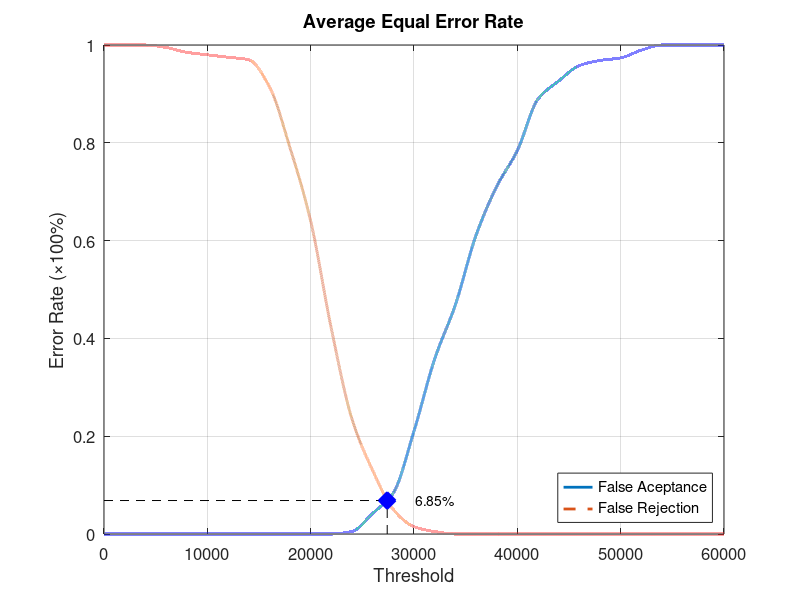
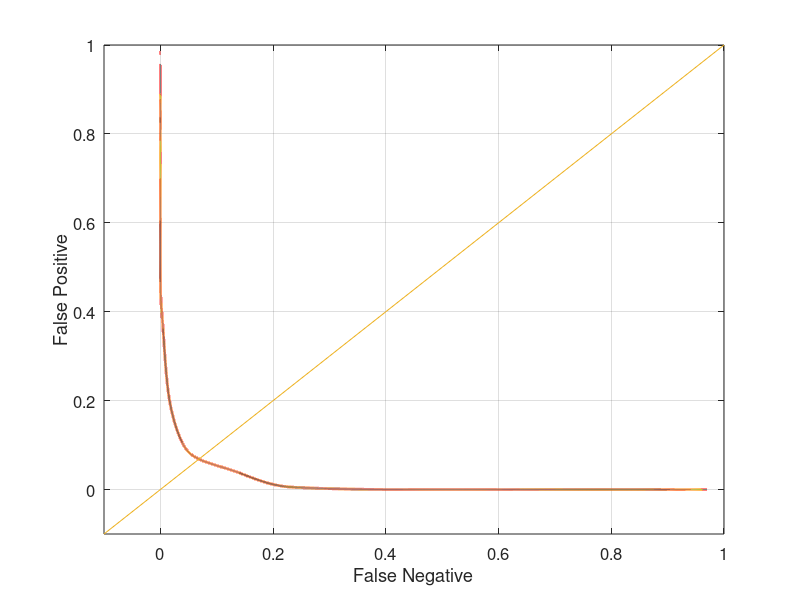

These figures' MATLAB source, in order:
function yEER = Database5_4
close all;
clear;
clc;
x = 0:2000:60000;
xq = 0:0.5:60000;

y0 = [0 0 0 0 0 0 0 0 0 0 0 0 0.00526316 0.0421053 0.0842105 0.210526 0.357895 0.468421 0.610526 0.710526 0.784211 0.889474 0.926316 0.957895 0.968421 0.973684 0.989474 1 1 1 1];
yy0 = interp1(x, y0, xq, 'pchip');
y1 = [1 1 1 0.995 0.985 0.98 0.975 0.97 0.915 0.79 0.64 0.42 0.235 0.13 0.05 0.015 0.005 0 0 0 0 0 0 0 0 0 0 0 0 0 0];
yy1 = interp1(x, y1, xq, 'pchip');

% Calculating EER: 
y2 = abs(y0 - y1);
find(y2 == min(y2))
yy2 = abs(yy0 - yy1);
xEER = find(yy2 == min(yy2));
xEERIndex = xq(xEER) % X-axis EER
yEER = yy0(xEER) % Y-axis EER

main = figure
plot(xq, yy0,'-','LineWidth', 2);	hold on
plot(xq, yy1,'--','LineWidth', 2);	hold on
plot([xEERIndex xEERIndex], [0 yEER], 'k--');	hold on
plot([0 xEERIndex], [yEER yEER], 'k--');	hold on
plot(xEERIndex, yEER, 'bx', 'LineWidth', 10);	hold on
text(xEERIndex + 10 * xEERIndex / 100, yEER, [num2str(round((10000 * yEER)) / 100) '%'])
legend('False Aceptance', 'False Rejection', 'Location', 'SouthEast')
xlabel('Threshold')
ylabel('Error Rate (\times100%)')
title('Average Equal Error Rate')
set(gca, 'FontSize', 12)
axis([0 60000 0 1])
grid on

print(main, 'Database5_4Main', '-dpng');
FNRxFPR = figure('Color', [1 1 1]);
plot(yy1, yy0, '-', yy1, yy0, 'LineWidth', 2);
hold on
y = -0.1:0.1:1
plot(y, y); 
set(gca, 'FontSize', 12)
xlabel('False Negative')
ylabel('False Positive')
axis([-0.1 1 -0.1 1])
set(gca, 'FontSize', 12)
grid on

print(FNRxFPR, 'Database5_4FNRxFPR','-dpng');
end
